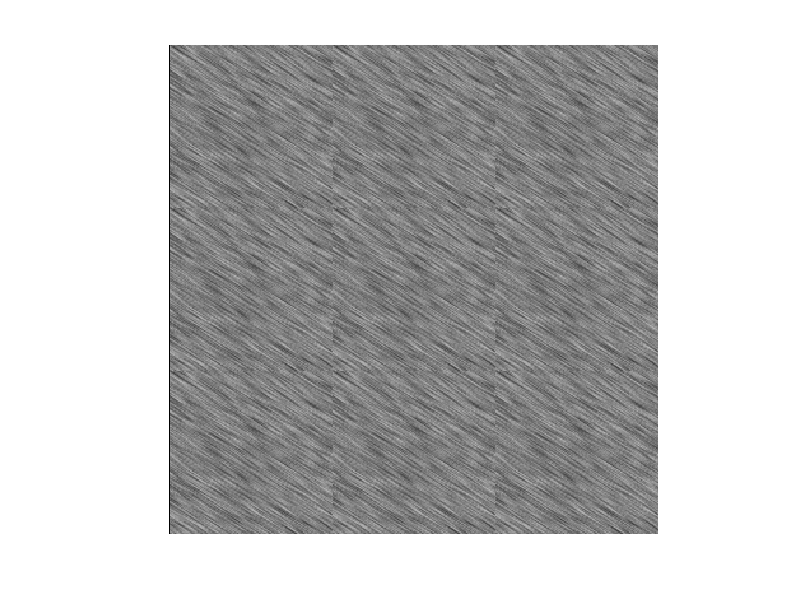

MATLAB code for this plot:
function [grain_im,theta] = create_grain(sig,theta,imsize)

if nargin<1,	sig = 5; end
if nargin<2,	theta = 180*rand; end
if nargin<3,	imsize = 128; end

% create 1D filter
x = -3*sig:3*sig;
if sig>0
	g = exp(-0.5*(x.*x)./(sig.*sig)); g = g/sum(g);
else
	g = zeros(size(x)); g(3*sig+1) = 1;
end

% rotate 1D filter to 2D
g2 = zeros(length(x),length(x));
g2(3*sig+1,:) = g;
g2 = imrotate(g2,theta);

% create test image and filter it
N		= imsize+max(size(g2))-1;
a		= 255*rand(N,N);
a = repmat(a,[3,3]);
a2	= conv2(a,g2,'valid');
a2 = a2(1:imsize, 1:imsize);
a2 = repmat(a2, [3,3]);

% return fixed size image
grain_im = uint8(a2);

if nargout==0
	figure; imshow(grain_im);
	clear grain_im theta;
end